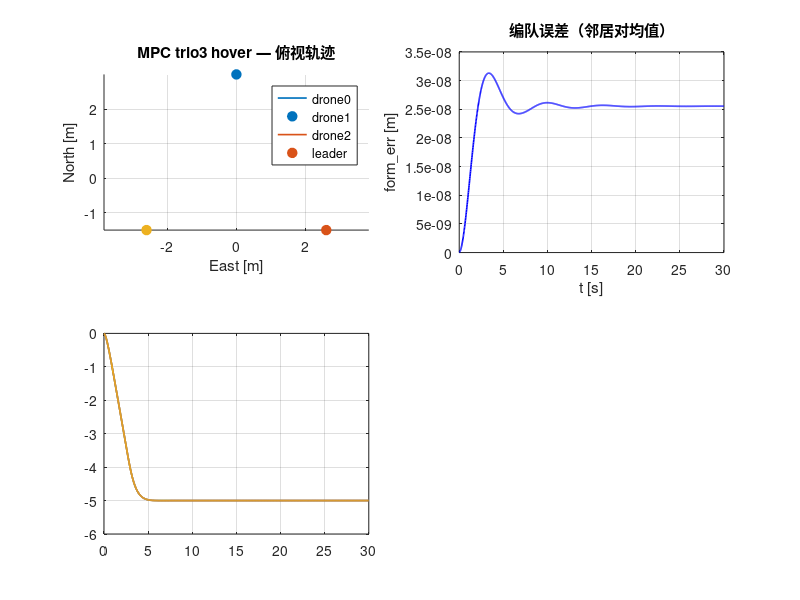

Reproduce this figure in MATLAB. (Note: this script raises an error after producing the figure.)
function res = mpc_trio3_hover()
%MPC_TRIO3_HOVER  自包含 MPC 验证：三机等边三角 × 悬停
%
% 直接运行此文件，无需任何外部依赖（不需要 .slx / 工具箱 / acados）。
%
% ── 场景 ──────────────────────────────────────────────────────────────
% 队形 : trio3（三机等边三角，3 机）
% 运动 : hover（悬停）
% 时长 : T = 30 s，成型等待 t_start = 10 s
% 预期结果（对照 results.csv）：
% 预期: PASS（队形+间距+高度全满足，track_err<0.5m）
%
% ── 被控对象 ──────────────────────────────────────────────────────────
% 一阶速度响应（τ=0.3s）近似 PID 速度环 + 6DOF 内环。
% 数值与 Simulink 6DOF 版略有差异，判定逻辑完全一致。
%
% ── 输出 ──────────────────────────────────────────────────────────────
% 控制台打印 form_err / track_err / alt_err / min_sp / VERDICT
% 弹出四格图：俯视轨迹 / 编队误差 / 高度 / 最小间距

%% ── 配置 ─────────────────────────────────────────────────────────────
    cfg.formation = 'trio3';
    cfg.mode      = 'hover';
    cfg.n         = 3;
    cfg.births    = [3 0 0; -1.5 2.598 0; -1.5 -2.598 0];
    cfg.offsets   = cfg.births;
    cfg.nbrs      = {[2 3], [1 3], [1 2]};

    % 期望间距 d*（xy 平面）
    cfg.dstar = cell(cfg.n, 1);
    for i = 1:cfg.n
        js = cfg.nbrs{i};
        cfg.dstar{i} = arrayfun(@(j) norm(cfg.offsets(i,1:2)-cfg.offsets(j,1:2)), js);
    end

    % MPC 参数（= scenarios.yaml defaults）
    cfg.target_alt = -5.0;
    cfg.max_speed  =  3.0;
    cfg.max_climb  =  1.5;
    cfg.max_accel  =  4.0;
    cfg.N          = 30;
    cfg.mpc_dt     = 0.05;
    cfg.q_pos      =  4.0;
    cfg.q_vel      =  2.0;
    cfg.r_acc      =  0.1;
    cfg.q_term_s   =  2.0;
    cfg.d_safe     =  1.5;
    cfg.w_coll     = 200.0;
    cfg.w_form     =  0.5;
    cfg.lm         =  1e-4;
    cfg.kp_z       =  1.0;
    cfg.t_start    = 10.0;
    cfg.T          = 30;

%% ── 初始状态 ─────────────────────────────────────────────────────────
dt    = 0.02;     % 控制周期 50 Hz
tau_v = 0.3;      % 速度环时间常数
n     = cfg.n;

pos    = zeros(3, n);
    pos(:,1) = [3 0 0]';
    pos(:,2) = [-1.5 2.598 0]';
    pos(:,3) = [-1.5 -2.598 0]';
vel    = zeros(3, n);
vel_sp = zeros(3, n);

%% ── 预计算 QP 矩阵 ────────────────────────────────────────────────────
P_qp = cell(n, 1);
for i = 1:n
    P_qp{i} = precompute(cfg, numel(cfg.nbrs{i}));
end
zg    = cell(n, 1);   % MPC 热启动
peers = cell(n, 1);   % 邻居预测轨迹（上一拍）

%% ── 仿真主循环 ────────────────────────────────────────────────────────
Nsteps  = round(cfg.T / dt);
t_log   = (0:Nsteps-1)' * dt;
pos_log = zeros(Nsteps, 3, n);

fprintf('=== trio3 × hover  （3 机, T=30s）===\n');
tic
for k = 1:Nsteps
    t = (k-1) * dt;
    [lp, lv, la] = leader_state(t, cfg);
    newpeers = cell(n, 1);

    for i = 1:n
        x0  = [pos(:,i); vel(:,i)];
        off = cfg.offsets(i,:);

        % 参考轨迹：二阶 Taylor leader 预测 + 编队偏移
        xref = zeros(cfg.N+1, 6);
        for kk = 0:cfg.N
            tk = kk * cfg.mpc_dt;
            pk = lp + lv*tk + 0.5*la*tk^2 + off;
            pk(3) = cfg.target_alt;
            xref(kk+1,1:3) = pk;
            xref(kk+1,4:5) = lv(1:2) + la(1:2)*tk;
        end

        % 邻居预测（上一拍；缺失 → 队形推断降级）
        js = cfg.nbrs{i}; M = numel(js); nb = [];
        if M > 0
            nb = zeros(M, cfg.N+1, 3);
            for m = 1:M
                j = js(m);
                if ~isempty(peers{j})
                    nb(m,:,:) = peers{j};
                else
                    infer = pos(:,i) + cfg.offsets(j,:)' - cfg.offsets(i,:)';
                    nb(m,:,:) = repmat(infer', cfg.N+1, 1);
                end
            end
        end

        % RTI 求解（GN 单步 + ADMM QP）
        [~, xpred, zg{i}] = solve_rti(x0, xref, nb, cfg.dstar{i}, zg{i}, P_qp{i}, cfg);
        newpeers{i} = xpred(:, 1:3);

        % 速度合成：xy=MPC k=1 速度，z=纯P 高度保持
        vs = zeros(3,1);
        vs(1:2) = xpred(2, 4:5)';
        ez = xref(1,3) - pos(3,i);
        vs(3) = min(max(cfg.kp_z * ez, -cfg.max_climb), cfg.max_climb);
        vn = norm(vs(1:2));
        if vn > cfg.max_speed, vs(1:2) = vs(1:2) * cfg.max_speed / vn; end
        if any(~isfinite(vs)), vs = zeros(3,1); end
        vel_sp(:,i) = vs;
    end
    peers = newpeers;

    % 被控对象：一阶速度响应
    vel = vel + (vel_sp - vel) * (dt / tau_v);
    pos = pos + vel * dt;
    pos_log(k,:,:) = reshape(pos, [1,3,n]);
end
fprintf('  完成 %.1fs\n', toc);

%% ── 指标计算 ─────────────────────────────────────────────────────────
ref = zeros(Nsteps, 2, n); lead_xy = zeros(Nsteps, 2);
for k = 1:Nsteps
    [lp,~,~] = leader_state(t_log(k), cfg);
    lead_xy(k,:) = lp(1:2);
    for i = 1:n, ref(k,:,i) = lp(1:2) + cfg.offsets(i,1:2); end
end

track_err = squeeze(sqrt(sum((pos_log(:,1:2,:) - ref).^2, 2)));
if n == 1, track_err = track_err(:); end

pairs = []; ds = [];
for i = 1:n
    for m = 1:numel(cfg.nbrs{i})
        j = cfg.nbrs{i}(m);
        if j > i, pairs(end+1,:) = [i j]; ds(end+1) = cfg.dstar{i}(m); end %#ok<AGROW>
    end
end
form_err = zeros(Nsteps,1); min_sp = inf(Nsteps,1);
for k = 1:Nsteps
    errs = [];
    for q = 1:size(pairs,1)
        d = norm(pos_log(k,1:2,pairs(q,1)) - pos_log(k,1:2,pairs(q,2)));
        errs(end+1) = abs(d - ds(q)); %#ok<AGROW>
        min_sp(k) = min(min_sp(k), d);
    end
    if ~isempty(errs), form_err(k) = mean(errs); end
end

alt = squeeze(pos_log(:,3,:)); if n==1, alt=alt(:); end
steady  = t_log > cfg.t_start + 8;
m_form  = mean(form_err(steady));
m_track = mean(max(track_err(steady,:), [], 2));
m_alt   = mean(max(abs(alt(steady,:) - cfg.target_alt), [], 2));
m_minsp = min(min_sp(t_log > 8));

%% ── 三级判定 ─────────────────────────────────────────────────────────
core_ok = m_alt < 0.3 && (n==1 || (m_form < 0.3 && m_minsp > cfg.d_safe));
if ~core_ok
    verdict = 'FAIL';
elseif m_track < 0.5
    verdict = 'PASS';
elseif m_track < 1.5
    verdict = 'REVIEW';
else
    verdict = 'FAIL';
end

fprintf('  form_err=%.3fm  track_err=%.3fm  alt_err=%.3fm  min_sp=%.3fm\n', ...
    m_form, m_track, m_alt, m_minsp);
fprintf('  VERDICT: %s\n', verdict);

res = struct('formation','trio3','mode','hover','form_err',m_form, ...
    'track_err',m_track,'alt_err',m_alt,'min_sp',m_minsp,'verdict',verdict);

%% ── 图 ───────────────────────────────────────────────────────────────
figure('Position',[50 50 1280 720]);
cols = lines(n);

subplot(2,2,1); hold on; grid on; axis equal
for i = 1:n
    plot(pos_log(:,2,i), pos_log(:,1,i), '-', 'Color',cols(i,:),'LineWidth',1.2);
    plot(pos_log(end,2,i), pos_log(end,1,i), 'o', 'Color',cols(i,:),'MarkerFaceColor',cols(i,:),'MarkerSize',7);
end
plot(lead_xy(:,2), lead_xy(:,1), 'k--','LineWidth',1);
xlabel('East [m]'); ylabel('North [m]');
title(sprintf('MPC trio3 hover — 俯视轨迹'));
legend([arrayfun(@(i)sprintf('drone%d',i-1),1:n,'UniformOutput',false),{'leader'}],'Location','best');

subplot(2,2,2); plot(t_log, form_err,'b','LineWidth',1.2); grid on
xlabel('t [s]'); ylabel('form\_err [m]'); title('编队误差（邻居对均值）');

subplot(2,2,3); plot(t_log, alt,'LineWidth',1.2); grid on
yline(cfg.target_alt,'k--','LineWidth',1);
xlabel('t [s]'); ylabel('z NED [m]'); title('高度');

subplot(2,2,4); hold on; grid on
if ~isempty(pairs)
    plot(t_log, min_sp,'b','LineWidth',1.2);
    yline(cfg.d_safe,'r--','d\_safe','LineWidth',1);
    ylabel('min spacing [m]'); title('最小间距');
else
    plot(t_log, track_err,'b','LineWidth',1.2);
    ylabel('track\_err [m]'); title('跟踪误差');
end
xlabel('t [s]');
sgtitle(sprintf('trio3 × hover  →  %s  (form=%.3fm  track=%.3fm  minsp=%.2fm)', ...
    verdict, m_form, m_track, m_minsp), 'FontWeight','bold');
end

% ════════════════════════════════════════════════════════════════════════
% 局部函数：完整 MPC 算法，对照 mpc_node.py 注释已标行号
% ════════════════════════════════════════════════════════════════════════

function [p, v, a] = leader_state(t, cfg)
%LEADER_STATE leader 虚拟点位置/速度/加速度（NED）
% 对照 leader_node：t_start 前悬停；line 带端点减速；circle 含向心加速度
alt = cfg.target_alt;
p = [0 0 alt]; v = [0 0 0]; a = [0 0 0];
tau = t - cfg.t_start;
if tau <= 0, return; end

switch cfg.mode
    case 'hover'
        % 原地不动

    case 'line'
        vmax = cfg.lead_v; d = cfg.lead_d; ad = cfg.lead_dec;
        s_dec = d - vmax^2 / (2*ad);
        t1    = s_dec / vmax;
        if tau <= t1
            s = vmax*tau; vx = vmax; ax = 0;
        else
            td = tau - t1;
            if td < vmax/ad
                s = s_dec + vmax*td - 0.5*ad*td^2;
                vx = vmax - ad*td; ax = -ad;
            else
                s = d; vx = 0; ax = 0;
            end
        end
        p(1) = s; v(1) = vx; a(1) = ax;

    case 'circle'   % 圆心在 (-R,0)，t=0 从原点出发，切向 +y 进入
        R = cfg.lead_R; vc = cfg.lead_v; om = vc / R;
        p(1) =  R*cos(om*tau) - R;
        p(2) =  R*sin(om*tau);
        v(1) = -vc*sin(om*tau);
        v(2) =  vc*cos(om*tau);
        a(1) = -vc*om*cos(om*tau);
        a(2) = -vc*om*sin(om*tau);
end
end

% ────────────────────────────────────────────────────────────────────────

function P = precompute(cfg, M)
%PRECOMPUTE 单机 MPC 常量矩阵（M=邻居数）对照 mpc_node._setup_ocp L107-181
N = cfg.N; dt = cfg.mpc_dt; nx = 6; nu = 3;
P.N = N; P.nx = nx; P.nu = nu; P.M = M;
I3 = eye(3);
A  = [I3 dt*I3; zeros(3) I3];
B  = [0.5*dt^2*I3; dt*I3];
P.A = A; P.B = B;
P.nz  = nx*(N+1); P.nuu = nu*N;
P.xidx = @(k) k*nx + (1:nx);
P.uidx = @(k) k*nu + (1:nu);

Phi = zeros(P.nz, nx); Gam = zeros(P.nz, P.nuu); Ak = eye(nx);
Phi(1:nx,:) = Ak;
for k = 1:N
    Ak = A*Ak; Phi(P.xidx(k),:) = Ak;
    for j = 0:k-1
        Gam(P.xidx(k), P.uidx(j)) = A^(k-1-j)*B;
    end
end
P.Phi = Phi; P.Gam = Gam;

P.Q  = diag([cfg.q_pos*[1 1 1], cfg.q_vel*[1 1 1]]);
P.Qe = diag([cfg.q_pos*cfg.q_term_s*[1 1 1], cfg.q_vel*[1 1 1]]);
P.R  = cfg.r_acc * eye(3);
Hx = zeros(P.nz, 1);
for k = 0:N-1, Hx(P.xidx(k)) = 2*diag(P.Q); end
Hx(P.xidx(N)) = 2*diag(P.Qe);
P.Hx_diag = Hx;
P.Hu = 2*kron(eye(N), P.R) + 2*cfg.lm*eye(P.nuu);

vel_rows = []; lv = []; uv = [];
for k = 1:N-1
    ix = P.xidx(k); vel_rows = [vel_rows, ix(4:6)]; %#ok<AGROW>
    lv = [lv; -cfg.max_speed; -cfg.max_speed; -cfg.max_climb]; %#ok<AGROW>
    uv = [uv;  cfg.max_speed;  cfg.max_speed;  cfg.max_climb]; %#ok<AGROW>
end
P.vel_rows = vel_rows;
P.Acon = [eye(P.nuu); Gam(vel_rows,:)];
P.lu = -cfg.max_accel * ones(P.nuu,1);
P.uu =  cfg.max_accel * ones(P.nuu,1);
P.lv = lv; P.uv = uv;
end

% ────────────────────────────────────────────────────────────────────────

function [u0, xpred, ws] = solve_rti(x0, xref, nb, dstar, ws, P, cfg)
%SOLVE_RTI 单次 Gauss-Newton RTI（= acados SQP_RTI 语义）
% 跟踪/输入项精确线性化；碰撞/编队残差在上一拍 xbar 处 GN 线性化
N = P.N; nx = P.nx; M = P.M;
if isempty(ws)
    ws = struct('u', zeros(P.nuu,1), 'y', [], 'xbar', repmat(x0', N+1, 1));
end

Hx = spdiags(P.Hx_diag, 0, P.nz, P.nz);
fx = zeros(P.nz, 1);
for k = 0:N-1, fx(P.xidx(k)) = -2 * P.Q * xref(k+1,:)'; end
fx(P.xidx(N)) = -2 * P.Qe * xref(N+1,:)';

% 碰撞/编队 GN 项（对照 mpc_node L130-135）
swc = sqrt(cfg.w_coll); swf = sqrt(cfg.w_form);
for k = 0:N-1
    ix = P.xidx(k); ixy = ix(1:2);
    xy = ws.xbar(k+1, 1:2)';
    for m = 1:M
        nxy = squeeze(nb(m, k+1, 1:2));
        df = xy - nxy; d = sqrt(df'*df + 1e-6);
        g = swf*df/d; r = swf*(d - dstar(m));         % 编队
        Hx(ixy,ixy) = Hx(ixy,ixy) + 2*(g*g');
        fx(ixy) = fx(ixy) + 2*(r - g'*xy)*g;
        if d < cfg.d_safe                               % 碰撞（激活区）
            g = -swc*df/d; r = swc*(cfg.d_safe - d);
            Hx(ixy,ixy) = Hx(ixy,ixy) + 2*(g*g');
            fx(ixy) = fx(ixy) + 2*(r - g'*xy)*g;
        end
    end
end

phix = P.Phi * x0;
Pu   = (P.Gam'*(Hx*P.Gam) + P.Hu); Pu = (Pu+Pu')/2;
qu   = P.Gam' * (fx + Hx*phix);
l    = [P.lu; P.lv - phix(P.vel_rows)];
u    = [P.uu; P.uv - phix(P.vel_rows)];

[usol, ydual] = admm(Pu, qu, P.Acon, l, u, ws.u, ws.y);
if any(~isfinite(usol)), usol = ws.u; end
xstack = phix + P.Gam*usol;
xpred  = reshape(xstack, nx, N+1)';
u0 = usol(1:P.nu);
ws.u = usol; ws.y = ydual; ws.xbar = xpred;
end

% ────────────────────────────────────────────────────────────────────────

function [u, y] = admm(P, q, A, l, ub, u0, y0)
%ADMM OSQP 风格 ADMM 求解  min ½uᵀPu + qᵀu  s.t. l ≤ Au ≤ ub（无工具箱）
rho = 10.0; sigma = 1e-6; iters = 200; tol = 1e-4;
nu = numel(q);
if isempty(u0), u0 = zeros(nu,1); end
if isempty(y0), y0 = zeros(size(A,1),1); end
u = u0; y = y0; z = min(max(A*u, l), ub);
K = chol(P + sigma*eye(nu) + rho*(A'*A), 'lower');
for it = 1:iters
    u     = K' \ (K \ (sigma*u - q + A'*(rho*z - y)));
    Au    = A*u; z_new = min(max(Au + y/rho, l), ub);
    y     = y + rho*(Au - z_new);
    if norm(Au-z_new,inf)<tol && rho*norm(z_new-z,inf)<tol, break; end
    z = z_new;
end
end
